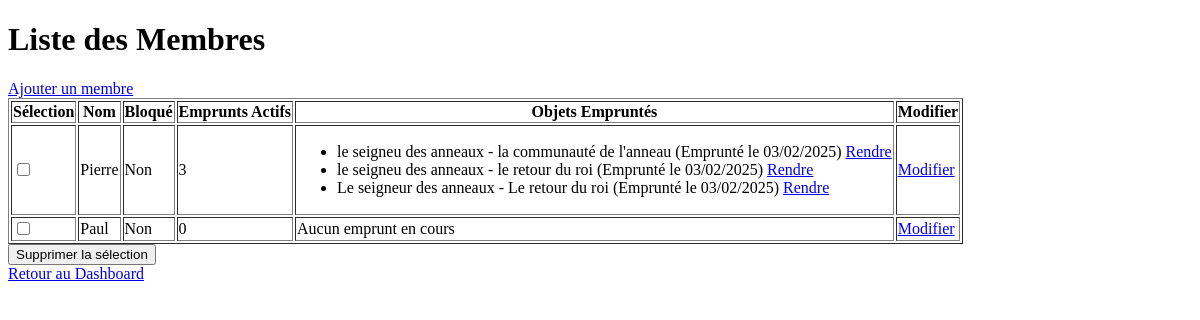
/membres/ (signed in), run on an earlier commit of the app's database.
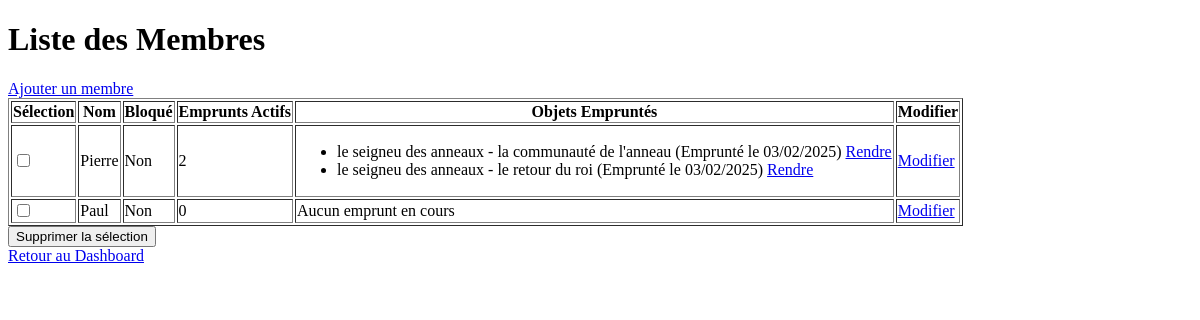
And on a later commit of the database.
### bibliotheque/models.py (models this page shows, shortened)
class Membre(models.Model):
    name = models.CharField(max_length=255)
    bloque = models.BooleanField(default=False)
    emprunts_actifs = models.PositiveIntegerField(default=0)

class Emprunt(models.Model):
    membre = models.ForeignKey('Membre', on_delete=models.CASCADE)
    objet_type = models.ForeignKey(ContentType, on_delete=models.CASCADE, default=1)  # Ajout d'une valeur par défaut
    objet_id = models.PositiveIntegerField(default=1)  # Ajout d'une valeur par défaut
    objet = GenericForeignKey('objet_type', 'objet_id')
    date_emprunt = models.DateTimeField(auto_now_add=True)

class Media(models.Model):
    name = models.CharField(max_length=255)
    date_emprunt = models.DateField(null=True, blank=True)
    disponible = models.BooleanField(default=True)
    emprunteur = models.ForeignKey('Membre', null=True, blank=True, on_delete=models.SET_NULL)
    class Meta:
        abstract = True

class Livre(Media):  # Livre doit être une classe séparée
    titre = models.CharField(max_length=255)
    auteur = models.CharField(max_length=255)
    disponible = models.BooleanField(default=True)
    def __str__(self):
        return self.titre

### bibliotheque/views.py (the view)
# urls.py: path('membres/', views.liste_membres, name='liste_membres'),
@login_required
def liste_membres(request):
    return render(request, 'bibliotheque/liste_membres.html', {'membres': Membre.objects.all()})

### bibliotheque/templates/bibliotheque/liste_membres.html (shortened to what this page needs)
<!DOCTYPE html>
<html>
<head>
</head>
<body>
    <h1>Liste des Membres</h1>
    <a href="{% url 'ajouter_membre' %}">Ajouter un membre</a>
    <form method="post">
        <table border="1">
            <thead>
                <tr>
                    <th>Sélection</th>
                    <th>Nom</th>
                    <th>Bloqué</th>
                    <th>Emprunts Actifs</th>
                    <th>Objets Empruntés</th>
                    <th>Modifier</th>
                </tr>
            </thead>
            <tbody>
                {% for membre in membres %}
                <tr>
                    <td><input type="checkbox" name="membres_selectionnes" value="{{ membre.id }}"></td>
                    <td>{{ membre.name }}</td>
                    <td>{{ membre.bloque|yesno:"Oui,Non" }}</td>
                    <td>{{ membre.emprunts_actifs }}</td>
                    <td>
                        {% with emprunts=membre.emprunt_set.all %}
                            {% if emprunts %}
                                <ul>
                                    {% for emprunt in emprunts %}
                                        <li>
                                            {{ emprunt.objet }}
                                            (Emprunté le {{ emprunt.date_emprunt|date:"d/m/Y" }})
                                            <a href="{% url 'rendre_emprunt' emprunt.id %}" onclick="return confirm('Voulez-vous vraiment rendre cet emprunt ?');">Rendre</a>
                                        </li>
                                    {% endfor %}
                                </ul>
                            {% else %}
                                Aucun emprunt en cours
                            {% endif %}
                        {% endwith %}
                    </td>
                    <td>
                        <a href="{% url 'modifier_membre' membre.id %}">Modifier</a>
                    </td>
                </tr>
                {% endfor %}
            </tbody>
        </table>
        <button type="submit" onclick="return confirm('Voulez-vous vraiment supprimer ces membres ?')">
            Supprimer la sélection
        </button>
    </form>
    <a href="{% url 'dashboard' %}">Retour au Dashboard</a>
</body>
</html>

What changed in the data, as far as the page shows it:
removed Emprunt: objet "Le seigneur des anneaux - Le retour du roi", date_emprunt "03/02/2025", shown under Membre "Pierre"
changed Membre "Pierre": emprunts_actifs "3" → "2"
